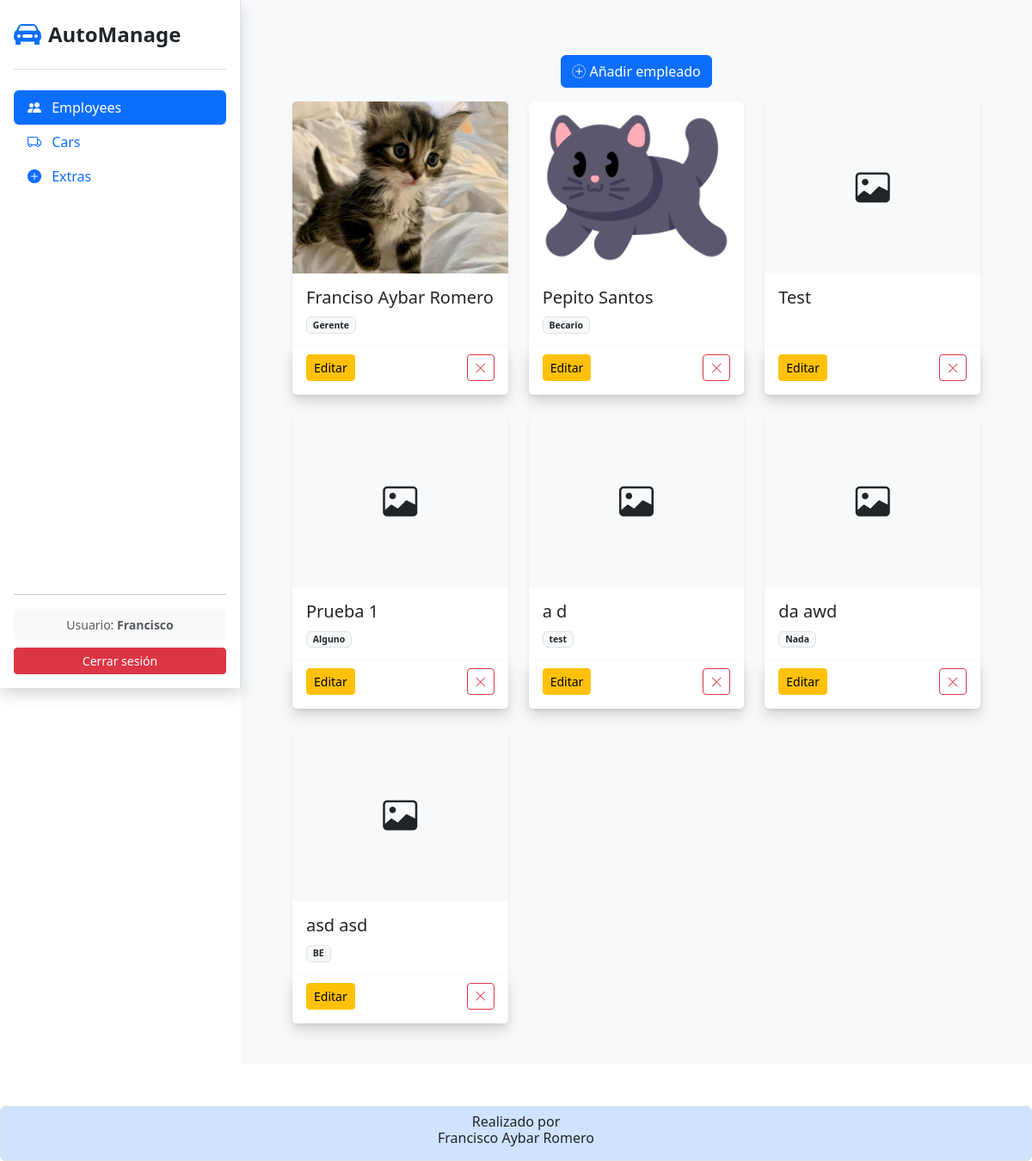
Page /employees/ (signed in) on the committed database.
### app_agencia_coches/models.py (models this page shows, shortened)
class Employee (models.Model):
    user = models.OneToOneField(
        User,
        on_delete = models.CASCADE,
        null = True,
        blank = True
    )
    nombre = models.CharField (
        verbose_name = 'Nombre',
        max_length = 100,
        default = ''
    )
    apellidos = models.CharField (
        verbose_name = 'Apellidos',
        max_length = 100,
        default = ''
    )
    puesto = models.CharField (
        verbose_name = 'Puesto',
        max_length = 100,
        default = ''
    )
    fecha_contratacion = models.DateField (
        verbose_name = 'Fecha de contratacion',
        auto_now_add = True
    )
    foto = models.ImageField (
        verbose_name = 'Foto',
        upload_to = "empleados/",
        blank = True,
        null = True
    )

### app_agencia_coches/views.py (the view)
# urls.py: path('employees/', views.employees, name='employees'),
@login_required
def employees (request):
    employees = Employee.objects.all()
    return render(request, 'employee/employees.html', {'employees':employees})

### app_agencia_coches/templates/employee/employees.html (shortened to what this page needs)
{%extends 'index.html'%}
{% block content %}
<div class="container">
    <div class="my-3 d-flex justify-content-center">
        <a href="{% url 'employees_create' %}" class="btn btn-primary">
            <i class="bi bi-plus-circle-dotted"></i>
            Añadir empleado
        </a>
    </div>
    <div class="row row-cols-1 row-cols-md-2 row-cols-lg-3 g-4">
        {% for employee in employees %}
        <div class="col">
            <div class="card h-100 shadow-sm border-0 card-hover">
                    <div class="position-relative overflow-hidden hover-container">
                        {% if employee.foto %}
                            <img src="{{ employee.foto.url }}" class="card-img-top blur-target" style="height: 200px; object-fit: cover;">
                        {% else %}
                            <div class="card-img-top blur-target d-flex justify-content-center align-items-center bg-light" style="height: 200px;">
                                <i class="bi bi-image fs-1"></i>
                            </div>
                        {% endif %}
                    </div>
                    <div class="card-body">
                        <h5 class="card-title">{{ employee.nombre }} {{ employee.apellidos }}</h5>
                        <p class="card-text text-muted small">
                            <span class="badge bg-light text-dark border">{{ employee.puesto }}</span>
                        </p>
                    </div>
                    <div class="card-footer bg-white d-flex justify-content-between border-0 pb-3 shadow">
                        <a href="" class="btn btn-sm btn-warning">
                            Editar
                        </a>
                        <a href="" class="btn btn-sm btn-outline-danger">
                            <i class="bi bi-x-lg"></i>
                        </a>
                    </div>
                </div>
            </div>
        {% endfor %}
    </div>
</div>
{% endblock content %}

### app_agencia_coches/templates/index.html (shortened to what this page needs)
<!doctype html>
<html lang="es-ES">
    <head>
        {% block css %}
        <link
            href="https://cdn.jsdelivr.net/npm/bootstrap@5.3.2/dist/css/bootstrap.min.css"
            rel="stylesheet"
        />
        {% endblock css %}
        {% block icon %}
        <link rel="stylesheet" href="https://cdn.jsdelivr.net/npm/bootstrap-icons@1.13.1/font/bootstrap-icons.min.css">
        {% endblock icon %}
        {% load static %}
        <link rel="stylesheet" href="{% static 'css/blur_detalles.css' %}">
        <link rel="stylesheet" href="{% static 'css/style_sidebar.css' %}">
    </head>
    <body>
        <div id="wrapper">
            <nav id="sidebar" class="bg-white shadow d-flex flex-column p-3 sticky-top">
                <div class="d-flex justify-content-between align-items-center border-bottom pb-3 mb-4">
                    <a href="{% url 'dashboard' %}" class="d-flex align-items-center text-decoration-none">
                        <i class="bi bi-car-front-fill fs-2 text-primary me-2"></i>
                        <span class="fs-4 fw-bold text-dark">AutoManage</span>
                    </a>
                </div>
                <ul class="nav nav-pills flex-column mb-auto">
                    <li class="nav-item">
                        <a class="nav-link {% if request.resolver_match.url_name == 'employees' %}active{% endif %}" href="{% url 'employees' %}">
                            <i class="bi bi-people-fill me-2"></i> Employees
                        </a>
                    </li>
                    <li class="nav-item">
                        <a class="nav-link {% if request.resolver_match.url_name == 'cars' %}active{% endif %}" href="{% url 'cars' %}">
                            <i class="bi bi-truck me-2"></i> Cars
                        </a>
                    </li>
                    <li class="nav-item">
                        <a class="nav-link {% if request.resolver_match.url_name == 'extras' %}active{% endif %}" href="{% url 'extras' %}">
                            <i class="bi bi-plus-circle-fill me-2"></i> Extras
                        </a>
                    </li>
                </ul>
                <hr>
                <div class="dropdown">
                    {% if user.is_authenticated %}
                        <div class="p-2 bg-light rounded mb-2 text-center">
                            <small class="text-muted d-block small">Usuario: <strong>{{ user.username }}</strong></small>
                        </div>
                        <form action="{% url 'logout' %}" method="post" class="m-0">
                            <button type="submit" class="btn btn-danger w-100 btn-sm">Cerrar sesión</button>
                        </form>
                    {% endif %}
                </div>
            </nav>
            <main class="main-content w-100 bg-light p-3 p-md-5">
                <div class="toast-container position-fixed bottom-0 end-0 p-3">
                </div>
                {% block content %}{% endblock %}
            </main>
        </div>
        {%block footer%}
        <footer class="mt-5 p-2 text-center border rounded bg-primary-subtle">
            <h6>
                Realizado por<br> Francisco Aybar Romero
            </h6>
        </footer>
        {%endblock footer%}
    </body>
</html>

### static/css/blur_detalles.css (style rules this page uses)
.blur-target { transition: filter 0.3s ease, transform 0.3s ease; }

### static/css/style_sidebar.css (style rules this page uses)
#wrapper { display: flex; align-items: stretch; }
#sidebar { min-width: 280px; max-width: 280px; height: 100vh; position: fixed; top: 0; left: 0; display: flex; flex-direction: column; z-index: 1000; background-color: #fff; border-right: 1px solid #dee2e6; }
.main-content { flex: 1; margin-left: 280px; min-height: 100vh; background-color: #f8f9fa; }

### rows in the picture
Employee: foto (picture), nombre "Franciso", apellidos "Aybar Romero", puesto "Gerente"
Employee: foto (picture), nombre "Pepito", apellidos "Santos", puesto "Becario"
Employee: nombre "Test"
Employee: nombre "Prueba", apellidos "1", puesto "Alguno"
Employee: nombre "a", apellidos "d", puesto "test"
Employee: nombre "da", apellidos "awd", puesto "Nada"
Employee: nombre "asd", apellidos "asd", puesto "BE"

### other values in the picture
{{ user.username }} "Francisco"
